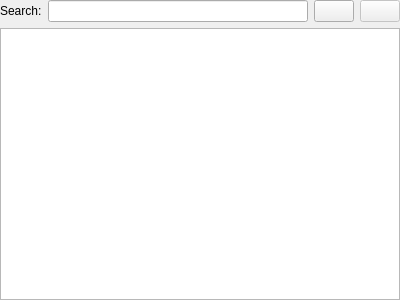
<?xml version="1.0" encoding="UTF-8"?>
<ui version="4.0">
 <class>GamesWidget</class>
 <widget class="QWidget" name="GamesWidget">
  <property name="geometry">
   <rect>
    <x>0</x>
    <y>0</y>
    <width>400</width>
    <height>300</height>
   </rect>
  </property>
  <property name="windowTitle">
   <string>Form</string>
  </property>
  <layout class="QVBoxLayout" name="verticalLayout">
   <property name="leftMargin">
    <number>0</number>
   </property>
   <property name="topMargin">
    <number>0</number>
   </property>
   <property name="rightMargin">
    <number>0</number>
   </property>
   <property name="bottomMargin">
    <number>0</number>
   </property>
   <item>
    <layout class="QHBoxLayout" name="horizontalLayout">
     <item>
      <widget class="QLabel" name="label">
       <property name="text">
        <string>Search:</string>
       </property>
      </widget>
     </item>
     <item>
      <widget class="QLineEdit" name="searchLineEdit"/>
     </item>
     <item>
      <widget class="QPushButton" name="twitchButton">
       <property name="text">
        <string/>
       </property>
       <property name="icon">
        <iconset resource="icons.qrc">
         <normaloff>:/icons/icons/twitchicon.png</normaloff>:/icons/icons/twitchicon.png</iconset>
       </property>
       <property name="iconSize">
        <size>
         <width>25</width>
         <height>25</height>
        </size>
       </property>
      </widget>
     </item>
     <item>
      <widget class="QPushButton" name="azubuButton">
       <property name="enabled">
        <bool>false</bool>
       </property>
       <property name="text">
        <string/>
       </property>
       <property name="icon">
        <iconset resource="icons.qrc">
         <normaloff>:/icons/icons/azubuicon.png</normaloff>:/icons/icons/azubuicon.png</iconset>
       </property>
       <property name="iconSize">
        <size>
         <width>25</width>
         <height>25</height>
        </size>
       </property>
      </widget>
     </item>
    </layout>
   </item>
   <item>
    <widget class="QListView" name="gamesListView"/>
   </item>
  </layout>
 </widget>
 <resources>
  <include location="icons.qrc"/>
 </resources>
 <connections/>
</ui>
